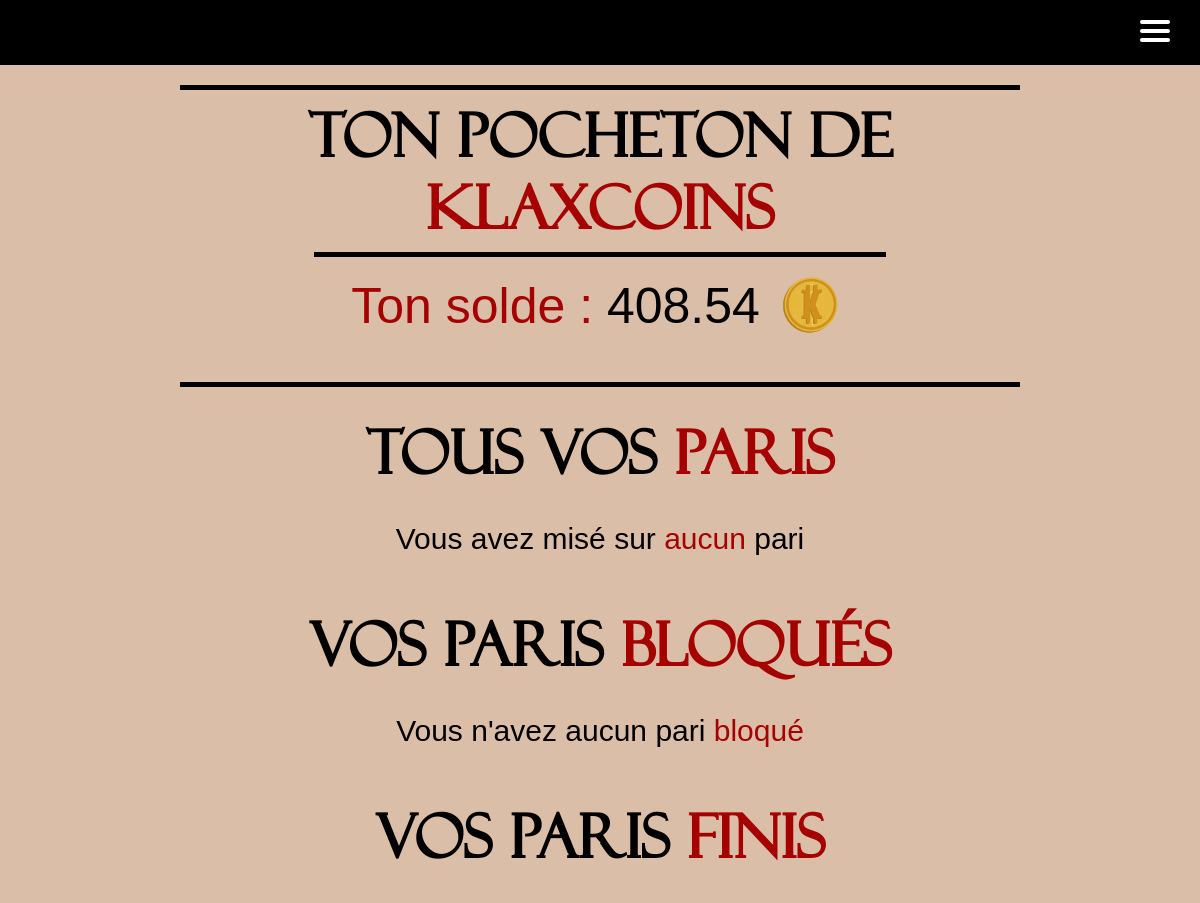
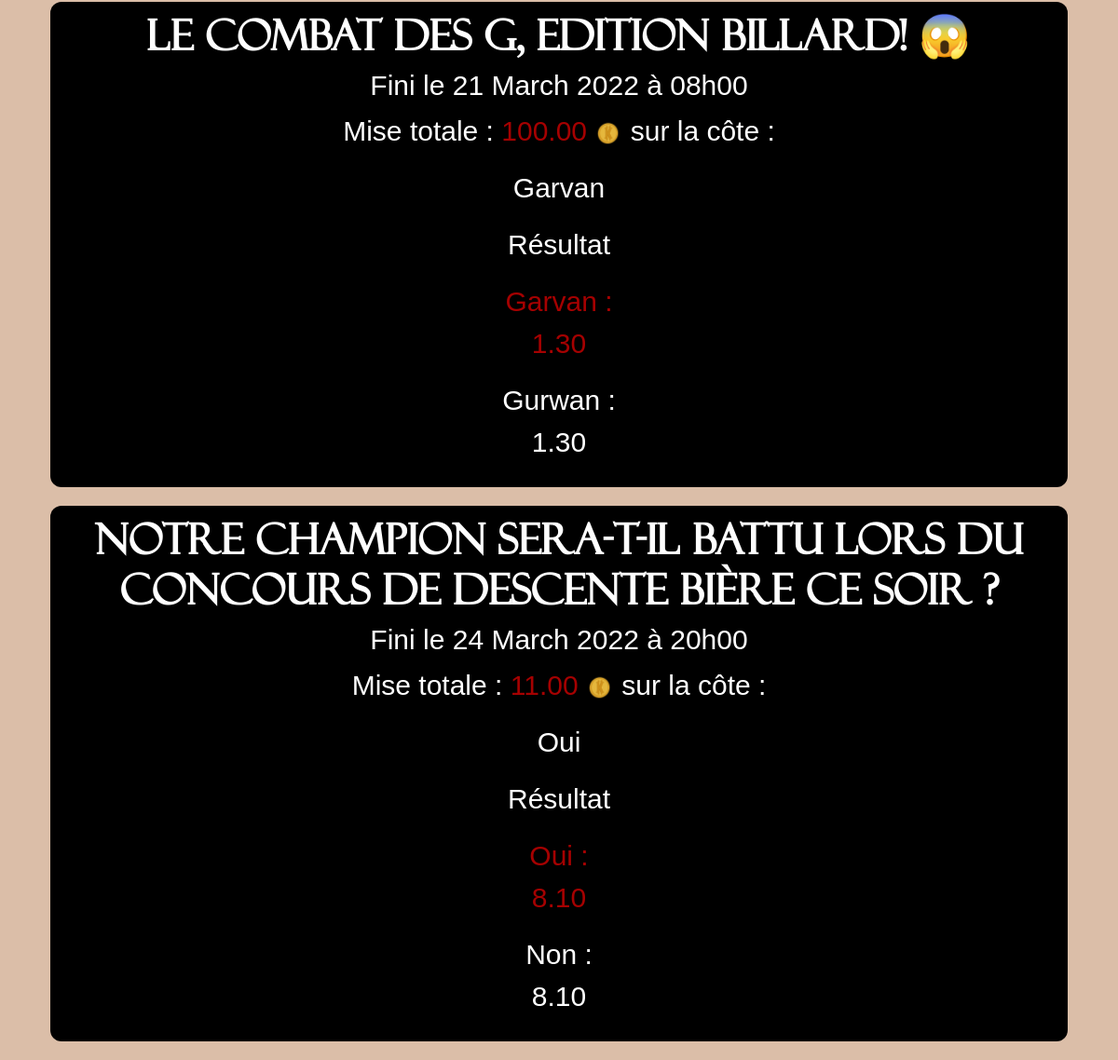
Page /home_betKlax/myBets/ (signed in) on the earlier database version (2 pictures, top to bottom).
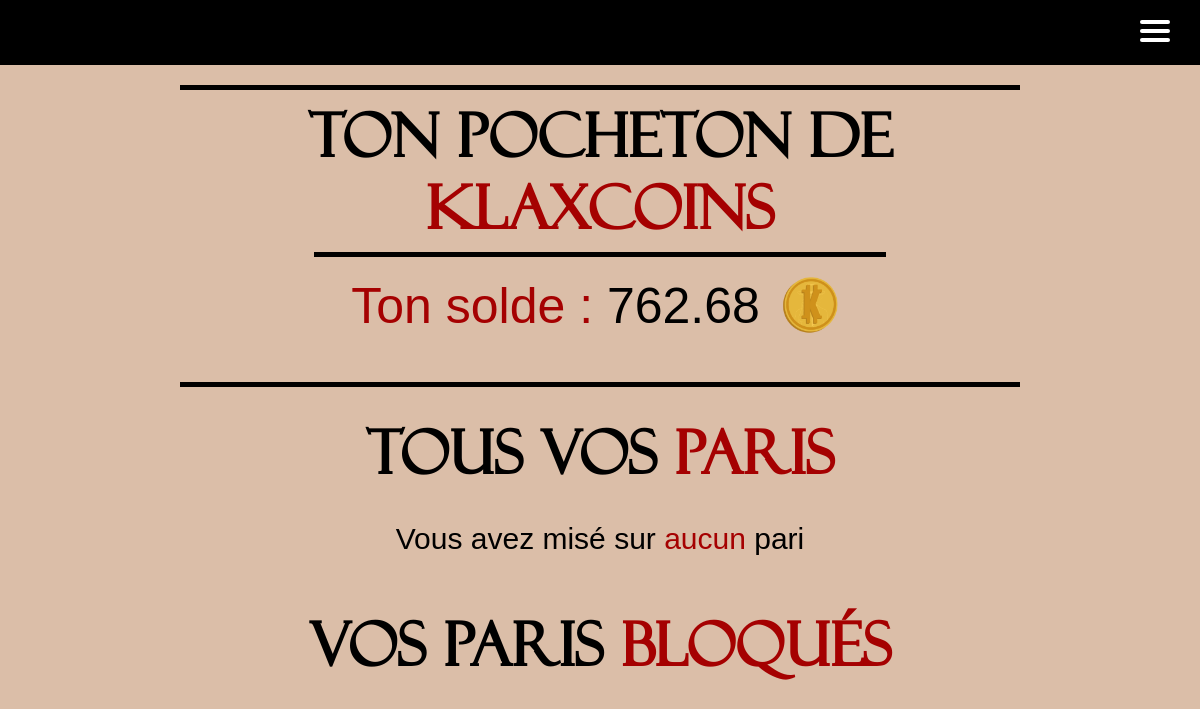
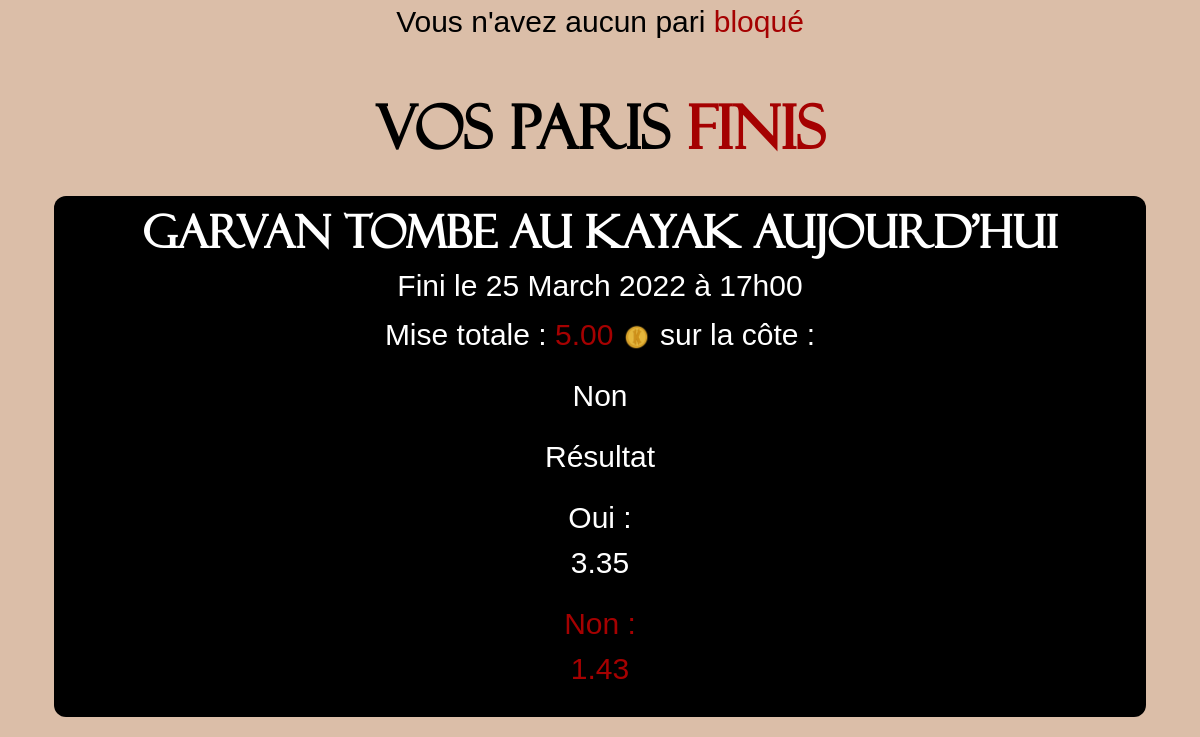
Same page on the later database version (2 pictures, top to bottom).
### main_app/models.py (models this page shows)
class User(AbstractUser):
    id = models.AutoField(primary_key=True, unique=True)
    first_name = models.CharField(max_length=30)
    last_name = models.CharField(max_length=30)
    username = models.CharField(max_length=20, unique=True)
    email = models.EmailField(unique=True, default="@enssat.fr")
    SECTOR = (
        ('INFO', 'Informatique'),
        ('PHOT', 'Photonique'),
        ('SNUM', 'Systèmes numériques'),
        ('IMR', 'IMR')
    )
    sector = models.CharField(max_length=4, choices=SECTOR, blank=True, help_text='Donne moi ta filière bro')
    created = models.DateTimeField(auto_now_add=True)
    updated = models.DateTimeField(auto_now=True)
    klax_coins = models.DecimalField(max_digits=12, decimal_places=2, default=100.00)
    activate = models.BooleanField(default=False)
    from_list = models.BooleanField(default=False)
    USERNAME_FIELD = 'email'
    REQUIRED_FIELDS = ['username']

class StoreBets(models.Model):
    bet_id = models.ForeignKey('Bets', on_delete=models.CASCADE)
    user_id = models.ForeignKey('User', on_delete=models.CASCADE)
    RESULT = (
        ('W', 'Win'),
        ('L', 'Lose')
    )
    result = models.CharField(max_length=1, choices=RESULT, blank=True, help_text='Which result for the bet')
    gains = models.DecimalField(max_digits=12, decimal_places=2, default=1.00)
    created = models.DateTimeField(auto_now_add=True)
    bet_rate = models.DecimalField(max_digits=4, decimal_places=2, default=1.00)
    blocked_bet = models.BooleanField(default=False)
    closed_bet = models.BooleanField(default=False)
    final_result = models.CharField(max_length=1, choices=RESULT, blank=False)

class Bets(models.Model):
    id = models.AutoField(primary_key=True, unique=True)
    bet_name = models.CharField(max_length=256, unique=True)
    win_rate = models.DecimalField(max_digits=4, decimal_places=2, default=2.00)
    win_vote = models.IntegerField(default=0)
    win_gains = models.DecimalField(max_digits=12, decimal_places=2, default=1.00)
    win_name = models.CharField(max_length=128, null=False, default="Oui")
    lose_rate = models.DecimalField(max_digits=4, decimal_places=2, default=2.00)
    lose_vote = models.IntegerField(default=0)
    lose_gains = models.DecimalField(max_digits=12, decimal_places=2, default=1.00)
    lose_name = models.CharField(max_length=128, null=False, default="Non")
    created = models.DateTimeField(auto_now_add=True)
    ended = models.DateTimeField(help_text='YYYY-MM-DD HH:MM:SS')
    visible = models.BooleanField(default=False)
    closed_bet = models.BooleanField(default=False)
    RESULT = (
        ('W', 'Win'),
        ('L', 'Lose')
    )
    result = models.CharField(max_length=1, choices=RESULT, blank=False)

### main_app/views.py (the view)
# urls.py: path("home_betKlax/myBets/", views.myBets, name="myBets"),
def myBets(request):
    try:
        finalizedBets = StoreBets.objects.filter(user_id_id=request.user.id, blocked_bet=True, closed_bet=False)
    except User.DoesNotExist:
        finalizedBets = None
    try:
        mybets = StoreBets.objects.filter(user_id_id=request.user.id, blocked_bet=False, closed_bet=False)
    except StoreBets.DoesNotExist:
        mybets = None
    try:
        user = User.objects.get(pk=request.user.id)
    except User.DoesNotExist:
        user = None
    try:
        myEndedBets = StoreBets.objects.filter(user_id_id=request.user.id, blocked_bet=True, closed_bet=True)
    except StoreBets.DoesNotExist:
        myEndedBets = None
    if user is not None:
        return render(request, 'bets/myBetKlax.html',
                      {'mybets': mybets, 'finalizedBets': finalizedBets, 'user': user, 'myEndedBets': myEndedBets})

### templates/bets/myBetKlax.html (shortened to what this page needs)
{% extends 'main.html' %}
{% block content %}
{% load static %}
{% load bootstrap5 %}
{% bootstrap_css %}
{% include 'nav.html' %}
{% if user %}
    <div class="container-fluid" id="wallet">
        <h1>Ton pocheton de <span>Klaxcoins</span></h1>
          {% if user.klax_coins > 0 %}
              <div>
                  <p><span>Ton solde : </span>{{ user.klax_coins }} <img class="img-fluid" height="75" width="75" src="{% static 'klax_or.png' %}" alt=""/></p>
              </div>
          {% else %}
              <div>
                <p><span>Time to soudoyer</span> car là tu n'as aucun <span id="yellow-span">klaxcoin</span> à parier (tema la bete de phrase)</p>
              </div>
          {% endif %}
    </div>
    <div class="container" id="betklax-pages">
        <h1 style="text-align: center; margin-top:20px">Tous vos <span>paris</span></h1><br>
        {% if mybets %}
            {%  for bet in mybets %}
                <div class="div-du-bet">
                    <h3>{{ bet.bet_id.bet_name }}</h3>
                    <h5>Fini le {{bet.bet_id.ended | date:"d"}} {{bet.bet_id.ended  | date:"F"}} {{bet.bet_id.ended  | date:"o"}} à {{bet.bet_id.ended | date:"H"}}h{{bet.bet_id.ended | date:"i"}}</h5>
                    <p>Mise totale : <span>{{ bet.gains }}</span> <img class="img-fluid" height="30" width="30" src="{% static 'klax_or.png' %}" alt=""/></p>
                    {% if bet.result == 'W' %}
                            <p>Sur la côte {{ bet.bet_id.win_name }} : <br> <span>{{ bet.bet_id.win_rate }}</span> </p>
                    {% else %}
                            <p>Sur la côte {{ bet.bet_id.lose_name }} : <br>    <span>{{ bet.bet_id.lose_rate }}</span> </p>
                    {% endif %}
                    <label for="mise"></label><input style="font-size: 20px; font-family: 'samuel', sans-serif;" placeholder="15" type="number" id="mise{{ bet.bet_id.id }}">
                    <br>
                    <a class="btn btn--main" id="btn-href-{{ bet.bet_id.id }}" href="{% url "addGains" id_bet=bet.bet_id.id gains=0 %}" onclick="addGains(this.id)" style="font-size: 25px; font-family: 'samuel', sans-serif; color:black; background-color: yellow; margin-bottom:10px; margin-top: 5px">
                        Ajouter des Klaxcoins sur le pari
                    </a>
                    <br>
                    {% if bet.result == 'W' %}
                        <a class="btn btn--main" style="font-size: 25px; font-family: 'samuel', sans-serif; background-color:rgb(165, 1, 1); color:white" href="{% url "finalizeBet" id_bet=bet.bet_id.id %}" id="finalizeBet{{ bet.bet_id.id }}">
                            Bloquer la cote à {{ bet.bet_id.win_rate }}
                        </a>
                    {% else %}
                        <a class="btn btn--main" style="font-size: 25px; font-family: 'samuel', sans-serif; background-color:rgb(165, 1, 1); color:white" href="{% url "finalizeBet" id_bet=bet.bet_id.id %}" id="finalizeBet{{ bet.bet_id.id }}">
                            Bloquer la cote à {{ bet.bet_id.lose_rate }}
                        </a>
                    {% endif %}
                </div>
            {% endfor %}
        {% else %}
            <h5 style="text-align: center;">Vous avez misé sur <span>aucun</span> pari</h5>
        {% endif %}
        <br>
        <h1 style="text-align: center; margin-top:20px"> Vos paris <span>bloqués</span> </h1> <br>
        <div class="container">
            {% if finalizedBets %}
                {% for bet in finalizedBets %}
                    <div class="div-du-bet">
                        <h3>{{ bet.bet_id.bet_name }}</h3>
                        <h5>Fini le {{bet.bet_id.ended | date:"d"}} {{bet.bet_id.ended  | date:"F"}} {{bet.bet_id.ended  | date:"o"}} à {{bet.bet_id.ended | date:"H"}}h{{bet.bet_id.ended | date:"i"}}</h5>
                        <p>Mise totale : <span>{{ bet.gains }} </span> <img class="img-fluid" height="30" width="30" src="{% static 'klax_or.png' %}" alt=""/></p>
                        {% if bet.result == 'W' %}
                                <p>Sur la côte {{ bet.bet_id.win_name }} : <br> <span>{{ bet.bet_rate }}</span> </p>
                        {% else %}
                                <p>Sur la côte {{ bet.bet_id.lose_name }} : <br> <span>{{ bet.bet_rate }}</span> </p>
                        {% endif %}
                    </div>
                {% endfor %}
            {% else %}
                <h5 style="text-align: center;">Vous n'avez aucun pari <span>bloqué</span></h5>
            {% endif %}
        </div>
        <br>
        <h1 style="text-align: center; margin-top:20px"> Vos paris <span>finis</span> </h1> <br>
        <div class="container">
            {% if myEndedBets %}
                {% for bet in myEndedBets %}
                    <div class="div-du-bet">
                        <h3>{{ bet.bet_id.bet_name }}</h3>
                        <h5>Fini le {{bet.bet_id.ended | date:"d"}} {{bet.bet_id.ended  | date:"F"}} {{bet.bet_id.ended  | date:"o"}} à {{bet.bet_id.ended | date:"H"}}h{{bet.bet_id.ended | date:"i"}}</h5>
                        <p>Mise totale : <span>{{ bet.gains }} </span> <img class="img-fluid" height="30" width="30" src="{% static 'klax_or.png' %}" alt=""/> sur la côte :</p>
                        {% if bet.result == 'W' %}
                            <p>{{ bet.bet_id.win_name }}</p>
                        {% else %}
                            <p>{{ bet.bet_id.lose_name }}</p>
                        {% endif %}
                        {% if not bet.final_result %}
                            <p>En attente des résultats</p>
                            {% if bet.result == 'W' %}
                                <p>Sur la côte {{ bet.bet_id.win_name }} : <br> <span>{{ bet.bet_rate }}</span> </p>
                            {% else %}
                                <p>Sur la côte {{ bet.bet_id.lose_name }} : <br> <span>{{ bet.bet_rate }}</span> </p>
                            {% endif %}
                        {% else %}
                            <p>Résultat</p>
                            {% if bet.bet_id.result == 'W' %}
                                <p><span>{{ bet.bet_id.win_name }} : <br> {{ bet.bet_rate }}</span> </p>
                                <p>{{ bet.bet_id.lose_name }} : <br> {{ bet.bet_rate }} </p>
                            {% else %}
                                <p>{{ bet.bet_id.win_name }} : <br> {{ bet.bet_id.win_rate }} </p>
                                <p><span>{{ bet.bet_id.lose_name }} : <br> {{ bet.bet_id.lose_rate }}</span> </p>
                            {% endif %}
                        {% endif %}
                    </div>
                {% endfor %}
            {% else %}
                <h5 style="text-align: center;">Vous n'avez aucun bet <span>terminé</span></h5>
            {% endif %}
        </div>
    </div>
{% endif %}
{% endblock %}

### templates/main.html (shortened to what this page needs)
<!DOCTYPE html>
{% load static %}
{% load bootstrap5 %}
<html>
{% bootstrap_css %}
<head>
    <link rel="stylesheet" href="{% static 'styles/style.css' %}" />
</head>
<body>
    {% block content %}
    {% endblock %}
</body>
</html>

### templates/nav.html (shortened to what this page needs)
{% extends 'main.html' %}
{% load static %}
{% block content %}
<nav class="nav">
  <div class="container">
      <span class="navTrigger">
          <i></i>
          <i></i>
          <i></i>
      </span>
  </div>
</nav>
{% endblock %}

### static/styles/style.css (style rules this page uses)
body { background-color: #dbbea8; color: black; }
* { cursor:url(https://i.ibb.co/2Whsx1h/klaxicon-5.png) 25 15, auto; }
#wallet { font-size: 60px; text-align: center; color: black; font-weight:normal; font-style:normal; padding-top: 10px; padding-bottom: 10px; margin: 20px auto 30px; width: 70%; border-top: 5px solid black; border-bottom: 5px solid black; }
#wallet h1 { font-size: 60px; text-align: center; font-family: 'Felixti', Arial, sans-serif; font-weight: bold; }
#wallet p { font-size: 50px; text-align: center; font-family: 'LinBiolinum', Arial, sans-serif; color: black; font-weight:normal; margin-bottom: 10px; font-style:normal; padding-top: 10px; padding-bottom: 10px; margin-left: auto; margin-right: auto; width: 70%; border-top: 5px solid black; }
#wallet span { color: rgb(165, 1, 1); }
#wallet img { margin-bottom: 10px; }
#betklax-pages { margin-top: 20px; }
#betklax-pages h1 { font-size: 60px; text-align: center; font-family: 'Felixti', Arial, sans-serif; font-weight: bold; }
#betklax-pages h3 { font-size: 45px; text-align: center; font-family: 'Felixti', Arial, sans-serif; font-weight: bold; }
#betklax-pages h5 { font-size: 30px; text-align: center; font-family: 'LinBiolinum', Arial, sans-serif; }
#betklax-pages p { font-size: 30px; text-align: center; font-family: 'LinBiolinum', sans-serif; }
#betklax-pages span { color: rgb(165, 1, 1); }
.div-du-bet { text-align: center; background-color: black; padding: 10px; border-radius: 12px; justify-content: center; margin-bottom: 20px; color:white; }
.div-du-bet h3 { font-size: 25px; }
.nav { width: 100%; height: 65px; position: relative; line-height: 65px; text-align: justify; font-family: 'Corleone', Arial, sans-serif; font-weight:normal; font-style:normal; background-color: #000000; }
.navTrigger { display: none; }
.nav { -webkit-transition: all 0.4s ease; transition: all 0.4s ease; }
@media screen and (max-width:1400px) { .navTrigger { display: block; } }
.navTrigger { cursor: pointer; width: 30px; height: 25px; margin: auto; position: absolute; right: 30px; top: 0; bottom: 0; }
.navTrigger i { background-color: #FFF; border-radius: 2px; content: ''; display: block; width: 100%; height: 4px; }
.navTrigger i:nth-child(1) { -webkit-animation: outT 0.8s backwards; animation: outT 0.8s backwards; -webkit-animation-direction: reverse; animation-direction: reverse; }
.navTrigger i:nth-child(2) { margin: 5px 0; -webkit-animation: outM 0.8s backwards; animation: outM 0.8s backwards; -webkit-animation-direction: reverse; animation-direction: reverse; }
.navTrigger i:nth-child(3) { -webkit-animation: outBtm 0.8s backwards; animation: outBtm 0.8s backwards; -webkit-animation-direction: reverse; animation-direction: reverse; }

Differences in the rows shown:
removed StoreBets: bet_id.bet_name "Le combat des G, Edition billard! 😱", bet_id.ended "21", bet_id.ended "March", bet_id.ended "2022", bet_id.ended "08", bet_id.ended "00", gains "100.00", bet_id.win_name "Garvan", bet_rate "1.30", bet_id.lose_name "Gurwan"
removed StoreBets: bet_id.bet_name "Notre champion sera-t-il battu lors du concours de descente bière ce soir ?", bet_id.ended "24", bet_id.ended "March", bet_id.ended "2022", bet_id.ended "20", bet_id.ended "00", gains "11.00", bet_id.win_name "Oui", bet_rate "8.10", bet_id.lose_name "Non"
changed User: klax_coins "408.54" → "762.68"
added StoreBets: bet_id.bet_name "Garvan tombe au kayak aujourd'hui", bet_id.ended "25", bet_id.ended "March", bet_id.ended "2022", bet_id.ended "17", bet_id.ended "00", gains "5.00", bet_id.lose_name "Non", bet_id.win_name "Oui", bet_id.win_rate "3.35", bet_id.lose_rate "1.43"
